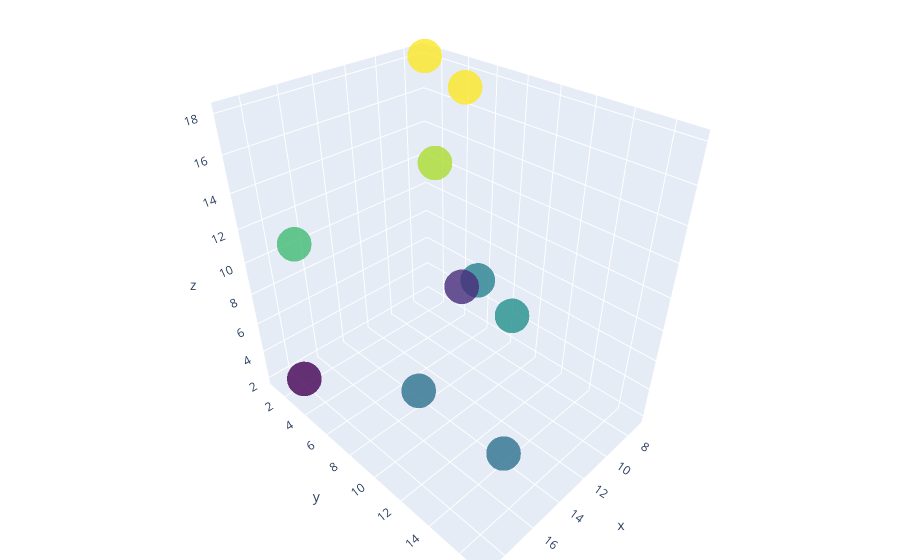

Source (notebook cell):
### Code cell
fig = go.Figure(data=data, layout=layout)
fig.show()
fig.write_html("./results/test9_3d.html")

### Figure 1 — Plotly figure (JSON) as saved in the notebook; plotly's stock layout.template omitted (floating-point values rounded to 4 significant figures)
{"data": [{"marker": {"color": [9, 13, 8, 18, 10, 16, 18, 8, 4, 2], "colorscale": [[0, "#440154"], [0.1111, "#482878"], [0.2222, "#3e4989"], [0.3333, "#31688e"], [0.4444, "#26828e"], [0.5556, "#1f9e89"], [0.6667, "#35b779"], [0.7778, "#6ece58"], [0.8889, "#b5de2b"], [1, "#fde725"]], "opacity": 0.8, "size": 12}, "mode": "markers", "type": "scatter3d", "x": [11, 19, 18, 7, 13, 13, 9, 18, 7, 18], "y": [9, 5, 12, 1, 13, 8, 6, 17, 4, 2], "z": [9, 13, 8, 18, 10, 16, 18, 8, 4, 2]}], "layout": {"margin": {"b": 0, "l": 0, "r": 0, "t": 0}}}
